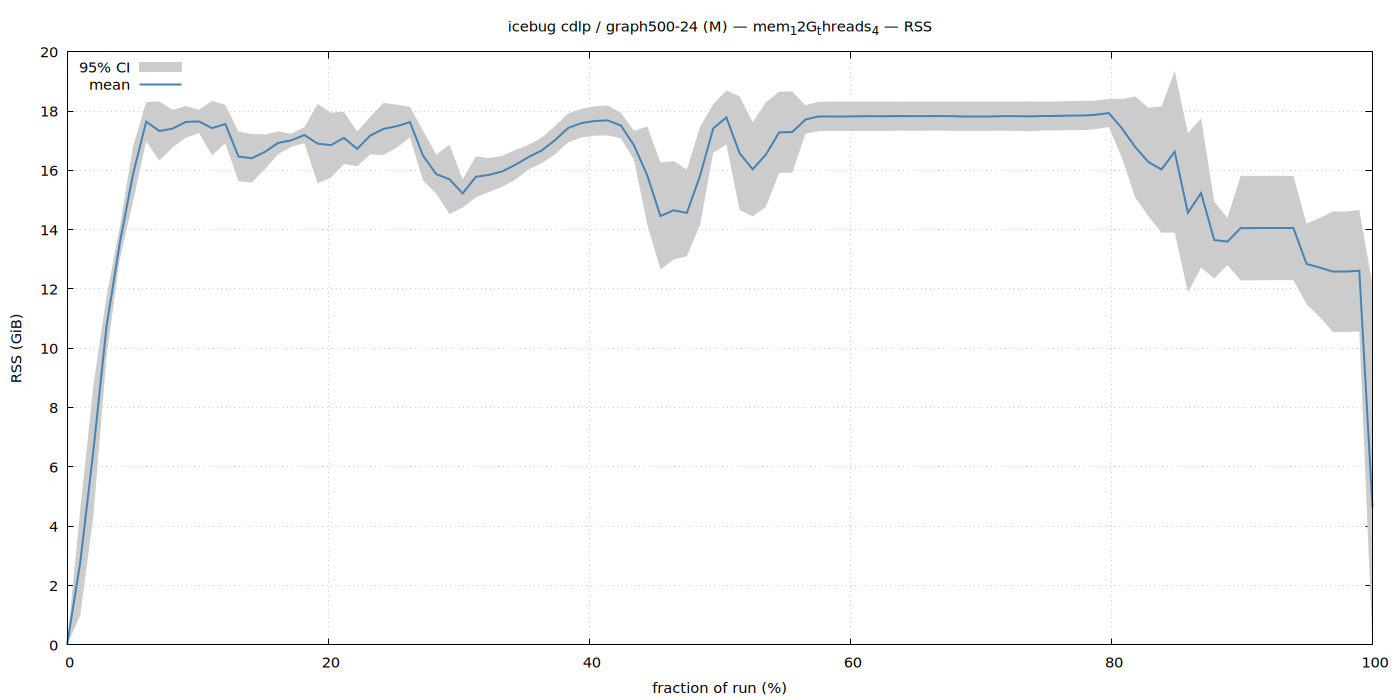

Recreate this plot in gnuplot.
set terminal pngcairo size 1400,700 enhanced font 'Sans,11'
set output '/home/ubuntu/nvm/results/ldbd/cdlp/M/graph500-24/icebug_mem_12G_threads_4/rss.png'
set title "icebug cdlp / graph500-24 (M) — mem_12G_threads_4 — RSS"
set xlabel 'fraction of run (%)'
set ylabel 'RSS (GiB)'
set grid
set key top left
set yrange [0:*]
plot '/home/ubuntu/nvm/results/ldbd/cdlp/M/graph500-24/icebug_mem_12G_threads_4/rss.dat' using 1:3:4 with filledcurves lc rgb '#cccccc' title '95% CI', \
     '' using 1:2 with lines lw 2 lc rgb '#4682b4' title 'mean'
